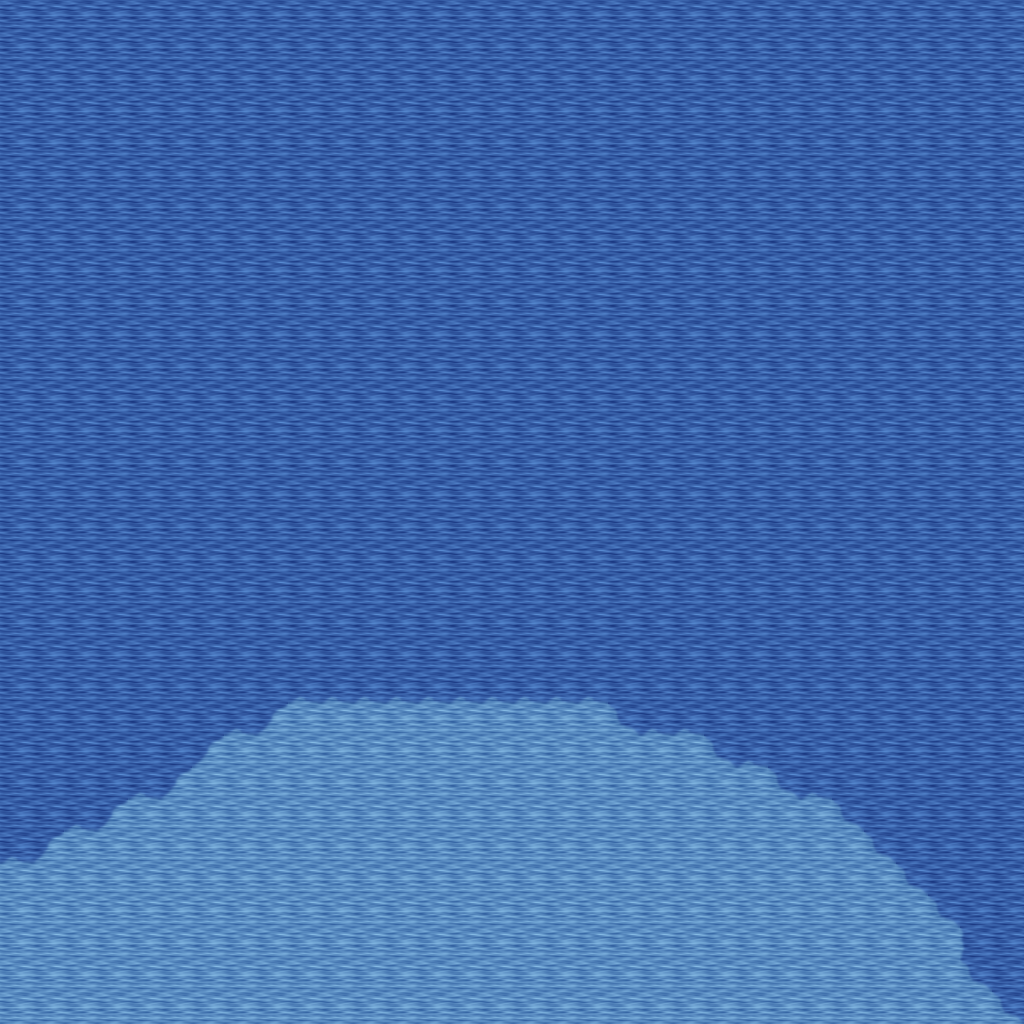

Below is a game level as drawn by its tile map, then a one-line description and the .tmx that defines it (tile-layer data replaced by summaries):
An orthogonal 32x32 tile map with 32x32 px tiles, 5 tile layers (Ground, Objects, Objects2, Above, ...), 1 hidden layer not drawn, 10 tilesets.

<map version="1.10" tiledversion="1.11.0" orientation="orthogonal" renderorder="right-down" width="32" height="32" tilewidth="32" tileheight="32" infinite="0" nextlayerid="11" nextobjectid="1">
 <tileset firstgid="1" name="logic_collision" tilewidth="32" tileheight="32" tilecount="1" columns="1">
  <image source="../drawable/logic_collision.png" width="32" height="32" />
 </tileset>
 <tileset firstgid="2" name="ground_ground" tilewidth="32" tileheight="32" tilecount="33" columns="3">
  <image source="../drawable/ground_ground.png" width="96" height="352" />
 </tileset>
 <tileset firstgid="35" name="ground_earth_edges" tilewidth="32" tileheight="32" tilecount="18" columns="6">
  <image source="../drawable/ground_earth_edges.png" width="192" height="96" />
 </tileset>
 <tileset firstgid="53" name="ground_grass_corners" tilewidth="32" tileheight="32" tilecount="24" columns="6">
  <image source="../drawable/ground_grass_corners.png" width="192" height="128" />
 </tileset>
 <tileset firstgid="77" name="ground_grass_edges" tilewidth="32" tileheight="32" tilecount="36" columns="12">
  <image source="../drawable/ground_grass_edges.png" width="384" height="96" />
 </tileset>
 <tileset firstgid="113" name="ground_water_pool" tilewidth="32" tileheight="32" tilecount="72" columns="3">
  <image source="../drawable/ground_water_pool.png" width="96" height="768" />
 </tileset>
 <tileset firstgid="185" name="ground_ridge_earth_pale" tilewidth="32" tileheight="32" tilecount="96" columns="12">
  <image source="../drawable/ground_ridge_earth_pale.png" width="384" height="256" />
 </tileset>
 <tileset firstgid="281" name="ground_ridge_earth_dark" tilewidth="32" tileheight="32" tilecount="96" columns="12">
  <image source="../drawable/ground_ridge_earth_dark.png" width="384" height="256" />
 </tileset>
 <tileset firstgid="377" name="plant_stump_stump_vertical" tilewidth="32" tileheight="32" tilecount="1" columns="1">
  <image source="../drawable/plant_stump_stump_vertical.png" width="32" height="32" />
 </tileset>
 <tileset firstgid="378" name="plant_tree_tree_darkgreen" tilewidth="32" tileheight="32" tilecount="88" columns="8">
  <image source="../drawable/plant_tree_tree_darkgreen.png" width="256" height="352" />
 </tileset>
 <layer id="1" name="Ground" width="32" height="32">
  <data>[1024 cells, 1024 non-empty, 6 distinct tile ids]</data>
 </layer>
 <layer id="2" name="Objects" width="32" height="32">
  <data>[1024 cells, 0 non-empty, 0 distinct tile ids]</data>
 </layer>
 <layer id="3" name="Objects2" width="32" height="32">
  <data>[1024 cells, 0 non-empty, 0 distinct tile ids]</data>
 </layer>
 <layer id="4" name="Above" width="32" height="32">
  <data>[1024 cells, 0 non-empty, 0 distinct tile ids]</data>
 </layer>
 <layer id="5" name="Above2" width="32" height="32">
  <data>[1024 cells, 0 non-empty, 0 distinct tile ids]</data>
 </layer>
 <layer id="6" name="Walkable" width="32" height="32" visible="0">
  <data>[1024 cells, 772 non-empty, 1 distinct tile ids]</data>
 </layer>
 <objectgroup id="7" name="Mapevents" />
 <objectgroup id="8" name="Spawn" />
 <objectgroup id="9" name="Keys" />
 <objectgroup id="10" name="Replace" />
</map>
